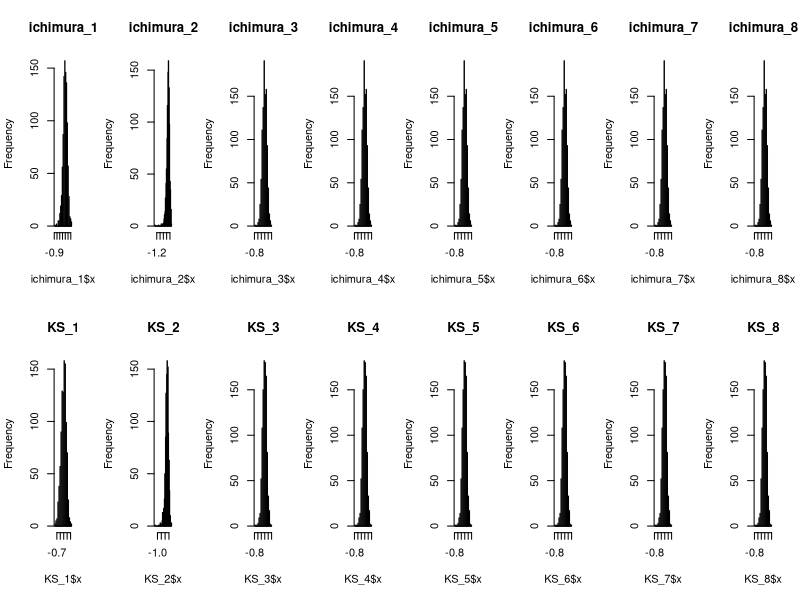

Here is the R script that generated this plot:
ichimura_1=read.csv("ichimura_1.csv",header=TRUE)
ichimura_2=read.csv("ichimura_2.csv",header=TRUE)
ichimura_3=read.csv("ichimura_3.csv",header=TRUE)
ichimura_4=read.csv("ichimura_3.csv",header=TRUE)
ichimura_5=read.csv("ichimura_3.csv",header=TRUE)
ichimura_6=read.csv("ichimura_3.csv",header=TRUE)
ichimura_7=read.csv("ichimura_3.csv",header=TRUE)
ichimura_8=read.csv("ichimura_3.csv",header=TRUE)
KS_1=read.csv("KS_1.csv",header=TRUE)
KS_2=read.csv("KS_2.csv",header=TRUE)
KS_3=read.csv("KS_3.csv",header=TRUE)
KS_4=read.csv("KS_3.csv",header=TRUE)
KS_5=read.csv("KS_3.csv",header=TRUE)
KS_6=read.csv("KS_3.csv",header=TRUE)
KS_7=read.csv("KS_3.csv",header=TRUE)
KS_8=read.csv("KS_3.csv",header=TRUE)

#########################################################################
par(mfrow=c(2,8))
hist(ichimura_1$x,breaks = 50, main="ichimura_1")
hist(ichimura_2$x,breaks = 50, main="ichimura_2")
hist(ichimura_3$x,breaks = 50, main="ichimura_3")
hist(ichimura_4$x,breaks = 50, main="ichimura_4")
hist(ichimura_5$x,breaks = 50, main="ichimura_5")
hist(ichimura_6$x,breaks = 50, main="ichimura_6")
hist(ichimura_7$x,breaks = 50, main="ichimura_7")
hist(ichimura_8$x,breaks = 50, main="ichimura_8")

hist(KS_1$x,breaks = 50, main="KS_1")
hist(KS_2$x,breaks = 50, main="KS_2")
hist(KS_3$x,breaks = 50, main="KS_3")
hist(KS_4$x,breaks = 50, main="KS_4")
hist(KS_5$x,breaks = 50, main="KS_5")
hist(KS_6$x,breaks = 50, main="KS_6")
hist(KS_7$x,breaks = 50, main="KS_7")
hist(KS_8$x,breaks = 50, main="KS_8")


